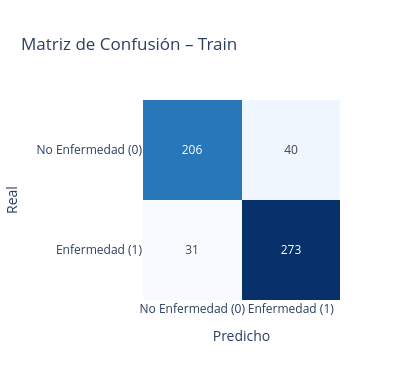
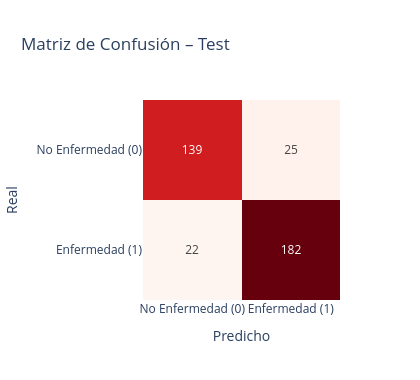

The notebook cell saved with these charts, in order:
### Code cell
plot_cm_plotly(y_train60, y_pred_train60, "Matriz de Confusión – Train")
plot_cm_plotly(y_test40,  y_pred_test40,  "Matriz de Confusión – Test")

### Figure 1 — Plotly figure (JSON) as saved in the notebook; plotly's stock layout.template omitted (floating-point values rounded to 4 significant figures)
{"data": [{"colorscale": [[0, "rgb(247,251,255)"], [0.125, "rgb(222,235,247)"], [0.25, "rgb(198,219,239)"], [0.375, "rgb(158,202,225)"], [0.5, "rgb(107,174,214)"], [0.625, "rgb(66,146,198)"], [0.75, "rgb(33,113,181)"], [0.875, "rgb(8,81,156)"], [1, "rgb(8,48,107)"]], "showscale": false, "text": [[31, 273], [206, 40]], "texttemplate": "%{text}", "type": "heatmap", "x": ["No Enfermedad (0)", "Enfermedad (1)"], "y": ["Enfermedad (1)", "No Enfermedad (0)"], "z": [[31, 273], [206, 40]]}], "layout": {"height": 380, "title": {"text": "Matriz de Confusión – Train"}, "width": 420, "xaxis": {"title": {"text": "Predicho"}}, "yaxis": {"title": {"text": "Real"}}}}

### Figure 2 — Plotly figure (JSON) as saved in the notebook; plotly's stock layout.template omitted (floating-point values rounded to 4 significant figures)
{"data": [{"colorscale": [[0, "rgb(255,245,240)"], [0.125, "rgb(254,224,210)"], [0.25, "rgb(252,187,161)"], [0.375, "rgb(252,146,114)"], [0.5, "rgb(251,106,74)"], [0.625, "rgb(239,59,44)"], [0.75, "rgb(203,24,29)"], [0.875, "rgb(165,15,21)"], [1, "rgb(103,0,13)"]], "showscale": false, "text": [[22, 182], [139, 25]], "texttemplate": "%{text}", "type": "heatmap", "x": ["No Enfermedad (0)", "Enfermedad (1)"], "y": ["Enfermedad (1)", "No Enfermedad (0)"], "z": [[22, 182], [139, 25]]}], "layout": {"height": 380, "title": {"text": "Matriz de Confusión – Test"}, "width": 420, "xaxis": {"title": {"text": "Predicho"}}, "yaxis": {"title": {"text": "Real"}}}}
